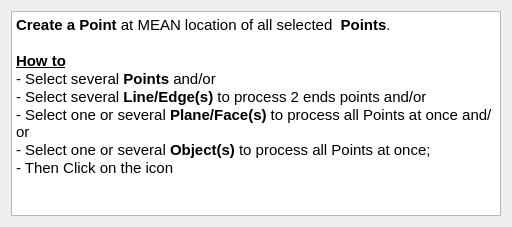
<?xml version="1.0" encoding="UTF-8"?>
<ui version="4.0">
 <class>Dialog</class>
 <widget class="QDialog" name="Dialog">
  <property name="geometry">
   <rect>
    <x>0</x>
    <y>0</y>
    <width>512</width>
    <height>227</height>
   </rect>
  </property>
  <property name="windowTitle">
   <string>Dialog</string>
  </property>
  <layout class="QGridLayout" name="gridLayout_3">
   <item row="0" column="0">
    <widget class="QTextBrowser" name="textBrowser">
     <property name="html">
      <string>&lt;!DOCTYPE HTML PUBLIC &quot;-//W3C//DTD HTML 4.0//EN&quot; &quot;http://www.w3.org/TR/REC-html40/strict.dtd&quot;&gt;
&lt;html&gt;&lt;head&gt;&lt;meta name=&quot;qrichtext&quot; content=&quot;1&quot; /&gt;&lt;style type=&quot;text/css&quot;&gt;
p, li { white-space: pre-wrap; }
&lt;/style&gt;&lt;/head&gt;&lt;body style=&quot; font-family:'Ubuntu'; font-size:11pt; font-weight:400; font-style:normal;&quot;&gt;
&lt;p style=&quot; margin-top:0px; margin-bottom:0px; margin-left:0px; margin-right:0px; -qt-block-indent:0; text-indent:0px;&quot;&gt;&lt;span style=&quot; font-weight:600;&quot;&gt;Create a Point&lt;/span&gt; at MEAN location of all selected  &lt;span style=&quot; font-weight:600;&quot;&gt;Points&lt;/span&gt;.&lt;/p&gt;
&lt;p style=&quot;-qt-paragraph-type:empty; margin-top:0px; margin-bottom:0px; margin-left:0px; margin-right:0px; -qt-block-indent:0; text-indent:0px;&quot;&gt;&lt;br /&gt;&lt;/p&gt;
&lt;p style=&quot; margin-top:0px; margin-bottom:0px; margin-left:0px; margin-right:0px; -qt-block-indent:0; text-indent:0px;&quot;&gt;&lt;span style=&quot; font-weight:600; text-decoration: underline;&quot;&gt;How to&lt;/span&gt;&lt;/p&gt;
&lt;p style=&quot; margin-top:0px; margin-bottom:0px; margin-left:0px; margin-right:0px; -qt-block-indent:0; text-indent:0px;&quot;&gt;- Select several &lt;span style=&quot; font-weight:600;&quot;&gt;Points&lt;/span&gt; and/or&lt;/p&gt;
&lt;p style=&quot; margin-top:0px; margin-bottom:0px; margin-left:0px; margin-right:0px; -qt-block-indent:0; text-indent:0px;&quot;&gt;- Select several &lt;span style=&quot; font-weight:600;&quot;&gt;Line/Edge(s)&lt;/span&gt; to process 2 ends points and/or&lt;/p&gt;
&lt;p style=&quot; margin-top:0px; margin-bottom:0px; margin-left:0px; margin-right:0px; -qt-block-indent:0; text-indent:0px;&quot;&gt;- Select one or several &lt;span style=&quot; font-weight:600;&quot;&gt;Plane/Face(s)&lt;/span&gt; to process all Points at once and/or&lt;/p&gt;
&lt;p style=&quot; margin-top:0px; margin-bottom:0px; margin-left:0px; margin-right:0px; -qt-block-indent:0; text-indent:0px;&quot;&gt;- Select one or several &lt;span style=&quot; font-weight:600;&quot;&gt;Object(s)&lt;/span&gt; to process all Points at once;&lt;/p&gt;
&lt;p style=&quot; margin-top:0px; margin-bottom:0px; margin-left:0px; margin-right:0px; -qt-block-indent:0; text-indent:0px;&quot;&gt;- Then Click on the icon&lt;/p&gt;&lt;/body&gt;&lt;/html&gt;</string>
     </property>
    </widget>
   </item>
  </layout>
 </widget>
 <resources/>
 <connections/>
</ui>
